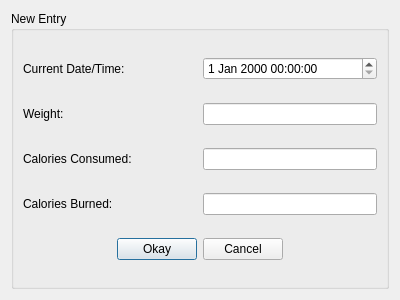
<?xml version="1.0" encoding="UTF-8"?>
<ui version="4.0">
 <class>AddEntry</class>
 <widget class="QDialog" name="AddEntry">
  <property name="geometry">
   <rect>
    <x>0</x>
    <y>0</y>
    <width>400</width>
    <height>300</height>
   </rect>
  </property>
  <property name="windowTitle">
   <string>Dialog</string>
  </property>
  <layout class="QVBoxLayout" name="verticalLayout">
   <item>
    <widget class="QGroupBox" name="groupBox">
     <property name="title">
      <string>New Entry</string>
     </property>
     <layout class="QVBoxLayout" name="verticalLayout_3">
      <item>
       <layout class="QHBoxLayout" name="horizontalLayout">
        <item>
         <widget class="QLabel" name="label_4">
          <property name="text">
           <string>Current Date/Time:</string>
          </property>
         </widget>
        </item>
        <item>
         <widget class="QDateTimeEdit" name="dateTimeEdit"/>
        </item>
       </layout>
      </item>
      <item>
       <layout class="QHBoxLayout" name="horizontalLayout_2">
        <item>
         <widget class="QLabel" name="label_3">
          <property name="text">
           <string>Weight:</string>
          </property>
         </widget>
        </item>
        <item>
         <widget class="QLineEdit" name="lineEdit">
          <property name="sizePolicy">
           <sizepolicy hsizetype="Preferred" vsizetype="Fixed">
            <horstretch>0</horstretch>
            <verstretch>0</verstretch>
           </sizepolicy>
          </property>
         </widget>
        </item>
       </layout>
      </item>
      <item>
       <layout class="QHBoxLayout" name="horizontalLayout_3">
        <item>
         <widget class="QLabel" name="label_2">
          <property name="text">
           <string>Calories Consumed:</string>
          </property>
         </widget>
        </item>
        <item>
         <widget class="QLineEdit" name="lineEdit_2">
          <property name="sizePolicy">
           <sizepolicy hsizetype="Preferred" vsizetype="Fixed">
            <horstretch>0</horstretch>
            <verstretch>0</verstretch>
           </sizepolicy>
          </property>
         </widget>
        </item>
       </layout>
      </item>
      <item>
       <layout class="QHBoxLayout" name="horizontalLayout_4">
        <item>
         <widget class="QLabel" name="label">
          <property name="text">
           <string>Calories Burned:</string>
          </property>
         </widget>
        </item>
        <item>
         <widget class="QLineEdit" name="lineEdit_3">
          <property name="sizePolicy">
           <sizepolicy hsizetype="Preferred" vsizetype="Fixed">
            <horstretch>0</horstretch>
            <verstretch>0</verstretch>
           </sizepolicy>
          </property>
         </widget>
        </item>
       </layout>
      </item>
      <item>
       <layout class="QHBoxLayout" name="horizontalLayout_5">
        <item>
         <spacer name="horizontalSpacer">
          <property name="orientation">
           <enum>Qt::Horizontal</enum>
          </property>
          <property name="sizeHint" stdset="0">
           <size>
            <width>40</width>
            <height>20</height>
           </size>
          </property>
         </spacer>
        </item>
        <item>
         <widget class="QPushButton" name="pushButton">
          <property name="text">
           <string>Okay</string>
          </property>
         </widget>
        </item>
        <item>
         <widget class="QPushButton" name="pushButton_2">
          <property name="text">
           <string>Cancel</string>
          </property>
         </widget>
        </item>
        <item>
         <spacer name="horizontalSpacer_2">
          <property name="orientation">
           <enum>Qt::Horizontal</enum>
          </property>
          <property name="sizeHint" stdset="0">
           <size>
            <width>40</width>
            <height>20</height>
           </size>
          </property>
         </spacer>
        </item>
       </layout>
      </item>
     </layout>
    </widget>
   </item>
  </layout>
 </widget>
 <resources/>
 <connections/>
</ui>
